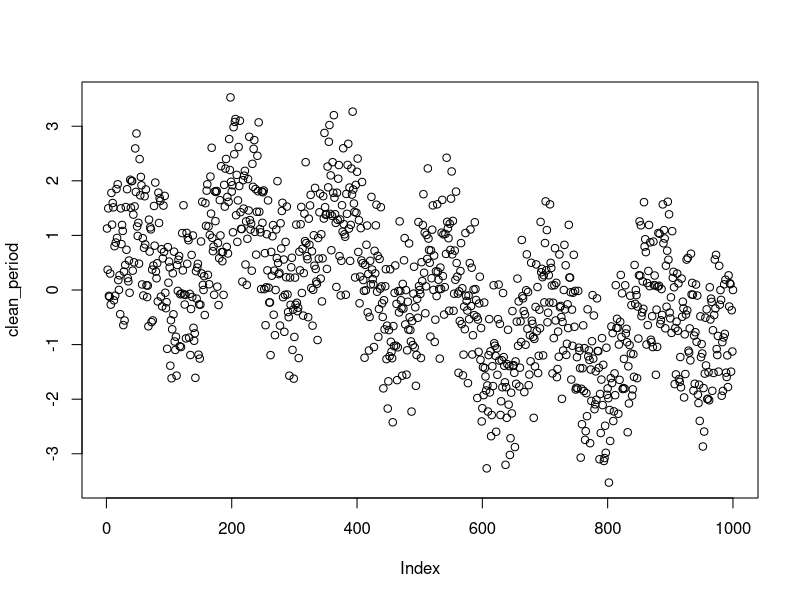
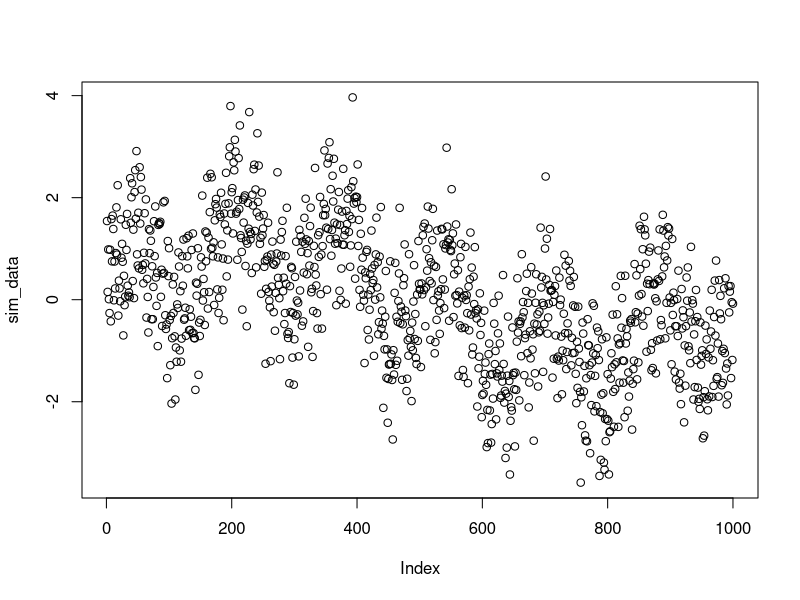

The R script that drew these images, in order:

len=1000

#time indicator
x=seq(1:len)
time     <- 1
w        <- 2*pi/time
ts       <- seq(time/len,time,1/len)
#simple noise
noise=rnorm(len,mean=0,sd=.3)
#heteroscedastic noise
#sinusoidals
sin_1=.99*sin(1*w*ts)
sin_2=.9*sin(6*w*ts)
sin_4=.5*sin(26*w*ts)
sin_8=.8*sin(133*w*ts)
sin_16=.7*sin(400*w*ts)
clean_period=sin_1+sin_2+sin_4+sin_8+sin_16
plot(clean_period)

sim_data = clean_period+noise
plot(sim_data)

save(sim_data,file ="sim_data.rda")

